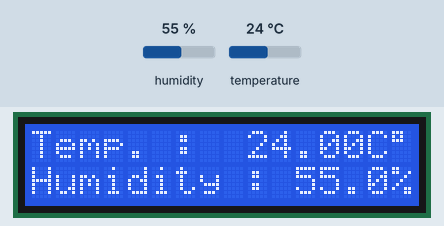
Recording of a sketch running on a simulated Arduino Uno, built with avr-gcc and run on an emulated ATmega328P. Parts: 16×2 character LCD. The test bench sets the inputs (shaded band); at power-on: humidity 55 %, temperature 24 °C.

Above: at 1.2 s.
1.3 s: humidity set to 22 %
At 3.3 s:
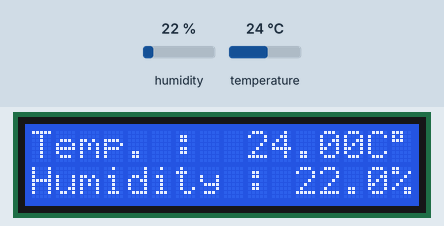
4.1 s: temperature set to 12 °C
At 4.8 s:
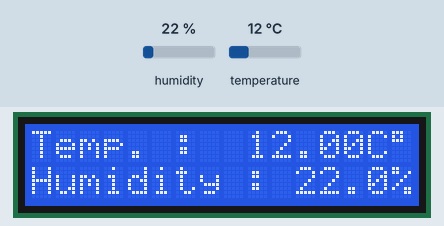
6.9 s: humidity set to 40 %
At 8.9 s:
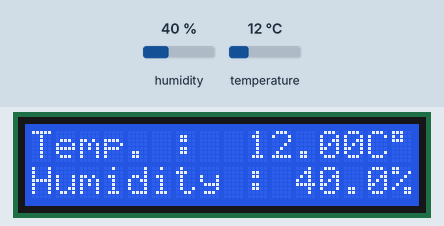
10.0 s: temperature set to 19 °C
At 11.5 s:
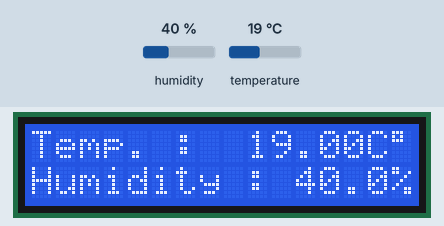
Timing chart, 0 to 13.0 s (numbered marks = the images above; inputs shaded):
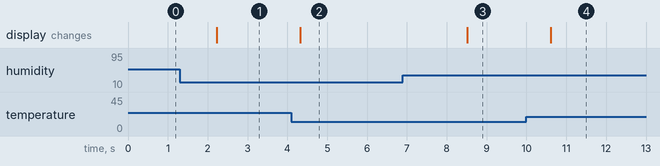

Measured:
- after the input at 1.3 s, the display: changes after 0.92 s (image 1)
- after the input at 4.1 s, the display: changes after 0.22 s (image 2)
- after the input at 6.9 s, the display: changes after 1.6 s (image 3)
- after the input at 10.0 s, the display: changes after 0.61 s (image 4)

The sketch:

sketch_28_09_19_DHT11_LCD_thermo_higrometer.ino
```cpp
#include <LiquidCrystal_I2C.h>
#include <DHT.h>

#define DHTPIN 9
#define DHTTYPE DHT11

LiquidCrystal_I2C lcd(0x27, 2, 1, 0, 4, 5, 6, 7, 3, POSITIVE);  // Ustawienie adresu układu na 0x27

const int intTimePause = 1000;

float fltHumidity;
float fltTemperature;

DHT dht(DHTPIN, DHTTYPE);

void setup() {
  lcd.begin(16,2); //Inicjacja wyświetlacza
  lcd.clear();
  lcd.backlight(); //Włączenie podświetlenia

}

void loop() {
  fltHumidity = dht.readHumidity();
  fltTemperature = dht.readTemperature();
  if (isnan(fltTemperature) || isnan(fltHumidity))
    {
    lcd.setCursor(0, 0);
    lcd.print("DHT");
    lcd.print(DHTTYPE);
    lcd.setCursor(7, 0);
    lcd.print(": no data");
    }
  else
    {
    lcd.setCursor(0, 0);
    lcd.print("Temp. : ");
    lcd.setCursor(9, 0);
    lcd.print(fltTemperature);
    lcd.setCursor(15, 0);
    lcd.print((char)223);
    lcd.setCursor(14, 0);
    lcd.print("C");
    lcd.setCursor(0, 1);
    lcd.print("Humidity : ");
    lcd.setCursor(11, 1);
    lcd.print(fltHumidity);
    lcd.setCursor(15, 1);
    lcd.print("%");
    }
  delay(intTimePause);
}
```
